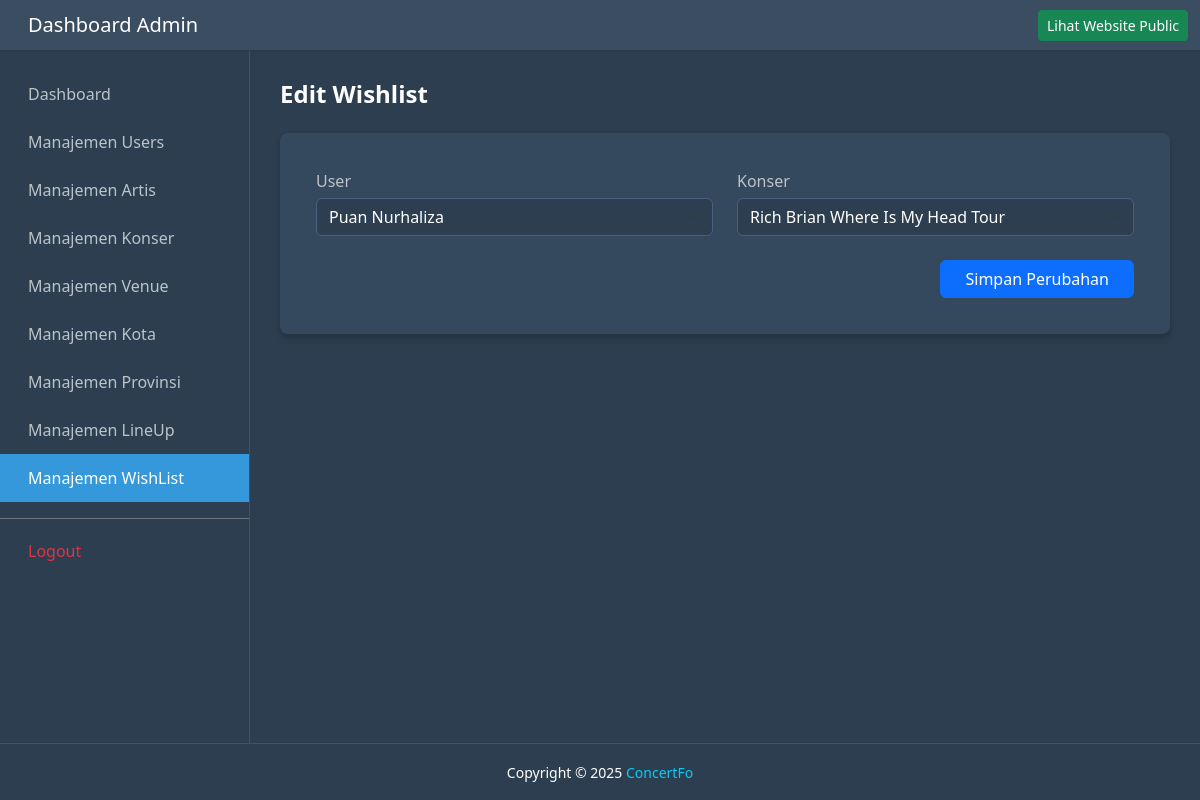
/halamanAdmin/dashboard/html/wishlist/editWishlist.php?id=W002, run on the app's committed database.
### tables this page shows
CREATE TABLE `wishlist` (
  `id_wishlist` varchar(10) NOT NULL,
  `id_user` varchar(10) NOT NULL,
  `id_konser` varchar(10) NOT NULL,
  `tanggal_ditambahkan` timestamp NULL DEFAULT current_timestamp() COMMENT 'Tanggal user menambahkan konser ke wishlist'
);

CREATE TABLE `users` (
  `id_user` varchar(10) NOT NULL,
  `nama_lengkap` varchar(255) NOT NULL,
  `email` varchar(255) NOT NULL,
  `password` varchar(255) NOT NULL COMMENT 'Password plain text untuk pembelajaran',
  `no_telepon` varchar(20) DEFAULT NULL,
  `role` enum('user','admin') DEFAULT 'user',
  `tanggal_daftar` timestamp NULL DEFAULT current_timestamp(),
  `status_akun` enum('active','inactive','suspended') DEFAULT 'active'
);

CREATE TABLE `konser` (
  `id_konser` varchar(10) NOT NULL,
  `nama_konser` varchar(255) NOT NULL,
  `id_venue` varchar(10) DEFAULT NULL,
  `tanggal_mulai` datetime DEFAULT NULL,
  `tanggal_selesai` datetime DEFAULT NULL,
  `harga_tiket_mulai` int(11) DEFAULT NULL,
  `link_tiket` varchar(255) DEFAULT NULL COMMENT 'Link ke website pembelian tiket',
  `poster_konser` varchar(255) DEFAULT NULL,
  `video` varchar(255) DEFAULT NULL COMMENT 'Path file video atau URL YouTube/Vimeo untuk aftermovie konser',
  `status_konser` enum('upcoming','ongoing','completed','cancelled') DEFAULT 'upcoming' COMMENT 'Status konser: upcoming=akan datang, ongoing=sedang berlangsung, completed=selesai, cancelled=dibatalkan'
);

### halamanAdmin/dashboard/html/wishlist/editWishlist.php (the view, shortened to what this page needs)
<?php
include '../koneksi.php';
$id = mysqli_real_escape_string($koneksi, $_GET['id']);
$dataQ = $koneksi->query("SELECT * FROM wishlist WHERE id_wishlist='$id'");
$data = $dataQ->fetch_assoc();
$users  = $koneksi->query("SELECT id_user, nama_lengkap FROM users ORDER BY nama_lengkap ASC");
$konser = $koneksi->query("SELECT id_konser, nama_konser FROM konser ORDER BY nama_konser ASC");
?>
<!DOCTYPE html>
<html lang="id">
<head>
    <link href="https://cdn.jsdelivr.net/npm/bootstrap@5.3.2/dist/css/bootstrap.min.css" rel="stylesheet">
    <link rel="stylesheet" href="../../css/styles.css">
</head>
<body>
    <?php include '../header.php'; ?>
    <div class="d-flex-wrapper">
        <?php include '../sideBar.php'; ?>
        <div class="main-content">
            <h4 class="fw-bold text-white mb-4">Edit Wishlist</h4>
            <div class="card stats-card border-0">
                <div class="card-body">
                    <form method="POST">
                        <div class="row g-4">
                            <div class="col-md-6">
                                <label>User</label>
                                <select name="id_user" class="form-select" required>
                                    <?php while($u = $users->fetch_assoc()) { ?>
                                        <option value="<?= $u['id_user']; ?>" <?= ($data['id_user'] == $u['id_user']) ? 'selected' : ''; ?>><?= $u['nama_lengkap']; ?></option>
                                    <?php } ?>
                                </select>
                            </div>
                            <div class="col-md-6">
                                <label>Konser</label>
                                <select name="id_konser" class="form-select" required>
                                    <?php while($k = $konser->fetch_assoc()) { ?>
                                        <option value="<?= $k['id_konser']; ?>" <?= ($data['id_konser'] == $k['id_konser']) ? 'selected' : ''; ?>><?= $k['nama_konser']; ?></option>
                                    <?php } ?>
                                </select>
                            </div>
                            <div class="col-12 text-end mt-4">
                                <button name="update" class="btn btn-primary px-4">Simpan Perubahan</button>
                            </div>
                        </div>
                    </form>
                </div>
            </div>
        </div>
    </div>
    <?php include '../footer.php'; ?>
</body>
</html>

### halamanAdmin/dashboard/css/styles.css (style rules this page uses)
:root { --bg-dark: #2c3e50; --bg-card: #34495e; --text-light: #ecf0f1; --active-blue: #3498db; }
html, body { height: 100%; margin: 0; padding: 0; font-family: "Segoe UI", sans-serif; }
body { background-color: var(--bg-dark) !important; color: var(--text-light) !important; display: flex; flex-direction: column; min-height: 100vh; }
.d-flex-wrapper { display: flex; flex: 1; width: 100%; overflow: hidden; }
.main-content { flex: 1; padding: 30px; background-color: var(--bg-dark) !important; overflow-y: auto; width: 100%; }
.stats-card, .table-card, .activity-card { background-color: var(--bg-card); border-radius: 8px; padding: 20px; box-shadow: 0 4px 6px rgba(0, 0, 0, 0.2); margin-bottom: 20px; border: none; color: white; }
.d-flex-wrapper { margin-top: 0 !important; padding-top: 0 !important; }

### halamanAdmin/dashboard/html/wishlist/editWishlist.php (style rules this page uses)
.form-control, .form-select { background-color: #2c3e50 !important; color: #ffffff !important; border: 1px solid #4a5f7f !important; }
label { color: #bdc3c7; margin-bottom: 5px; }

### data on the page
wishlist: id_user "Puan Nurhaliza", id_konser "Rich Brian Where Is My Head Tour"
